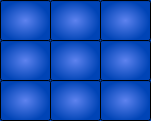
    <widget class="QFrame" name="cuadricula_3">
     <property name="geometry">
      <rect>
       <x>20</x>
       <y>220</y>
       <width>151</width>
       <height>121</height>
      </rect>
     </property>
     <property name="styleSheet">
      <string notr="true">background-color: qradialgradient(spread:pad, cx:0.47, cy:0.522727, radius:0.5, fx:0.5, fy:0.5, stop:0 rgba(93, 130, 238, 255), stop:1 rgba(0, 68, 182, 255));</string>
     </property>
     <property name="frameShape">
      <enum>QFrame::StyledPanel</enum>
     </property>
     <property name="frameShadow">
      <enum>QFrame::Raised</enum>
     </property>
     <widget class="QLineEdit" name="line_27">
      <property name="enabled">
       <bool>false</bool>
      </property>
      <property name="geometry">
       <rect>
        <x>0</x>
        <y>0</y>
        <width>51</width>
        <height>41</height>
       </rect>
      </property>
      <property name="font">
       <font>
        <family>MS Shell Dlg 2</family>
        <pointsize>8</pointsize>
        <weight>9</weight>
        <italic>false</italic>
        <bold>false</bold>
       </font>
      </property>
      <property name="styleSheet">
       <string notr="true">border-color: rgb(85, 170, 255);
color: rgb(255, 255, 255);
font: 75 8pt &quot;MS Shell Dlg 2&quot;;</string>
      </property>
      <property name="inputMask">
       <string>d</string>
      </property>
      <property name="maxLength">
       <number>1</number>
      </property>
      <property name="alignment">
       <set>Qt::AlignCenter</set>
      </property>
     </widget>
     <widget class="QLineEdit" name="line_28">
      <property name="enabled">
       <bool>false</bool>
      </property>
      <property name="geometry">
       <rect>
        <x>50</x>
        <y>0</y>
        <width>51</width>
        <height>41</height>
       </rect>
      </property>
      <property name="font">
       <font>
        <family>MS Shell Dlg 2</family>
        <pointsize>8</pointsize>
        <weight>9</weight>
        <italic>false</italic>
        <bold>false</bold>
       </font>
      </property>
      <property name="styleSheet">
       <string notr="true">border-color: rgb(85, 170, 255);
color: rgb(255, 255, 255);
font: 75 8pt &quot;MS Shell Dlg 2&quot;;</string>
      </property>
      <property name="inputMask">
       <string>d</string>
      </property>
      <property name="maxLength">
       <number>1</number>
      </property>
      <property name="alignment">
       <set>Qt::AlignCenter</set>
      </property>
     </widget>
     <widget class="QLineEdit" name="line_29">
      <property name="enabled">
       <bool>false</bool>
      </property>
      <property name="geometry">
       <rect>
        <x>100</x>
        <y>0</y>
        <width>51</width>
        <height>41</height>
       </rect>
      </property>
      <property name="font">
       <font>
        <family>MS Shell Dlg 2</family>
        <pointsize>8</pointsize>
        <weight>9</weight>
        <italic>false</italic>
        <bold>false</bold>
       </font>
      </property>
      <property name="styleSheet">
       <string notr="true">border-color: rgb(85, 170, 255);
color: rgb(255, 255, 255);
font: 75 8pt &quot;MS Shell Dlg 2&quot;;</string>
      </property>
      <property name="inputMask">
       <string>d</string>
      </property>
      <property name="maxLength">
       <number>1</number>
      </property>
      <property name="alignment">
       <set>Qt::AlignCenter</set>
      </property>
     </widget>
     <widget class="QLineEdit" name="line_36">
      <property name="enabled">
       <bool>false</bool>
      </property>
      <property name="geometry">
       <rect>
        <x>0</x>
        <y>40</y>
        <width>51</width>
        <height>41</height>
       </rect>
      </property>
      <property name="font">
       <font>
        <family>MS Shell Dlg 2</family>
        <pointsize>8</pointsize>
        <weight>9</weight>
        <italic>false</italic>
        <bold>false</bold>
       </font>
      </property>
      <property name="styleSheet">
       <string notr="true">border-color: rgb(85, 170, 255);
color: rgb(255, 255, 255);
font: 75 8pt &quot;MS Shell Dlg 2&quot;;</string>
      </property>
      <property name="inputMask">
       <string>d</string>
      </property>
      <property name="maxLength">
       <number>1</number>
      </property>
      <property name="alignment">
       <set>Qt::AlignCenter</set>
      </property>
     </widget>
     <widget class="QLineEdit" name="line_37">
      <property name="enabled">
       <bool>false</bool>
      </property>
      <property name="geometry">
       <rect>
        <x>50</x>
        <y>40</y>
        <width>51</width>
        <height>41</height>
       </rect>
      </property>
      <property name="font">
       <font>
        <family>MS Shell Dlg 2</family>
        <pointsize>8</pointsize>
        <weight>9</weight>
        <italic>false</italic>
        <bold>false</bold>
       </font>
      </property>
      <property name="styleSheet">
       <string notr="true">border-color: rgb(85, 170, 255);
color: rgb(255, 255, 255);
font: 75 8pt &quot;MS Shell Dlg 2&quot;;</string>
      </property>
      <property name="inputMask">
       <string>d</string>
      </property>
      <property name="maxLength">
       <number>1</number>
      </property>
      <property name="alignment">
       <set>Qt::AlignCenter</set>
      </property>
     </widget>
     <widget class="QLineEdit" name="line_38">
      <property name="enabled">
       <bool>false</bool>
      </property>
      <property name="geometry">
       <rect>
        <x>100</x>
        <y>40</y>
        <width>51</width>
        <height>41</height>
       </rect>
      </property>
      <property name="font">
       <font>
        <family>MS Shell Dlg 2</family>
        <pointsize>8</pointsize>
        <weight>9</weight>
        <italic>false</italic>
        <bold>false</bold>
       </font>
      </property>
      <property name="styleSheet">
       <string notr="true">border-color: rgb(85, 170, 255);
color: rgb(255, 255, 255);
font: 75 8pt &quot;MS Shell Dlg 2&quot;;</string>
      </property>
      <property name="inputMask">
       <string>d</string>
      </property>
      <property name="maxLength">
       <number>1</number>
      </property>
      <property name="alignment">
       <set>Qt::AlignCenter</set>
      </property>
     </widget>
     <widget class="QLineEdit" name="line_45">
      <property name="enabled">
       <bool>false</bool>
      </property>
      <property name="geometry">
       <rect>
        <x>0</x>
        <y>80</y>
        <width>51</width>
        <height>41</height>
       </rect>
      </property>
      <property name="font">
       <font>
        <family>MS Shell Dlg 2</family>
        <pointsize>8</pointsize>
        <weight>9</weight>
        <italic>false</italic>
        <bold>false</bold>
       </font>
      </property>
      <property name="styleSheet">
       <string notr="true">border-color: rgb(85, 170, 255);
color: rgb(255, 255, 255);
font: 75 8pt &quot;MS Shell Dlg 2&quot;;</string>
      </property>
      <property name="inputMask">
       <string>d</string>
      </property>
      <property name="maxLength">
       <number>1</number>
      </property>
      <property name="alignment">
       <set>Qt::AlignCenter</set>
      </property>
     </widget>
     <widget class="QLineEdit" name="line_47">
      <property name="enabled">
       <bool>false</bool>
      </property>
      <property name="geometry">
       <rect>
        <x>100</x>
        <y>80</y>
        <width>51</width>
        <height>41</height>
       </rect>
      </property>
      <property name="font">
       <font>
        <family>MS Shell Dlg 2</family>
        <pointsize>8</pointsize>
        <weight>9</weight>
        <italic>false</italic>
        <bold>false</bold>
       </font>
      </property>
      <property name="styleSheet">
       <string notr="true">border-color: rgb(85, 170, 255);
color: rgb(255, 255, 255);
font: 75 8pt &quot;MS Shell Dlg 2&quot;;</string>
      </property>
      <property name="inputMask">
       <string>d</string>
      </property>
      <property name="maxLength">
       <number>1</number>
      </property>
      <property name="alignment">
       <set>Qt::AlignCenter</set>
      </property>
     </widget>
     <widget class="QLineEdit" name="line_46">
      <property name="enabled">
       <bool>false</bool>
      </property>
      <property name="geometry">
       <rect>
        <x>50</x>
        <y>80</y>
        <width>51</width>
        <height>41</height>
       </rect>
      </property>
      <property name="font">
       <font>
        <family>MS Shell Dlg 2</family>
        <pointsize>8</pointsize>
        <weight>9</weight>
        <italic>false</italic>
        <bold>false</bold>
       </font>
      </property>
      <property name="styleSheet">
       <string notr="true">border-color: rgb(85, 170, 255);
color: rgb(255, 255, 255);
font: 75 8pt &quot;MS Shell Dlg 2&quot;;</string>
      </property>
      <property name="inputMask">
       <string>d</string>
      </property>
      <property name="maxLength">
       <number>1</number>
      </property>
      <property name="alignment">
       <set>Qt::AlignCenter</set>
      </property>
     </widget>
    </widget>
